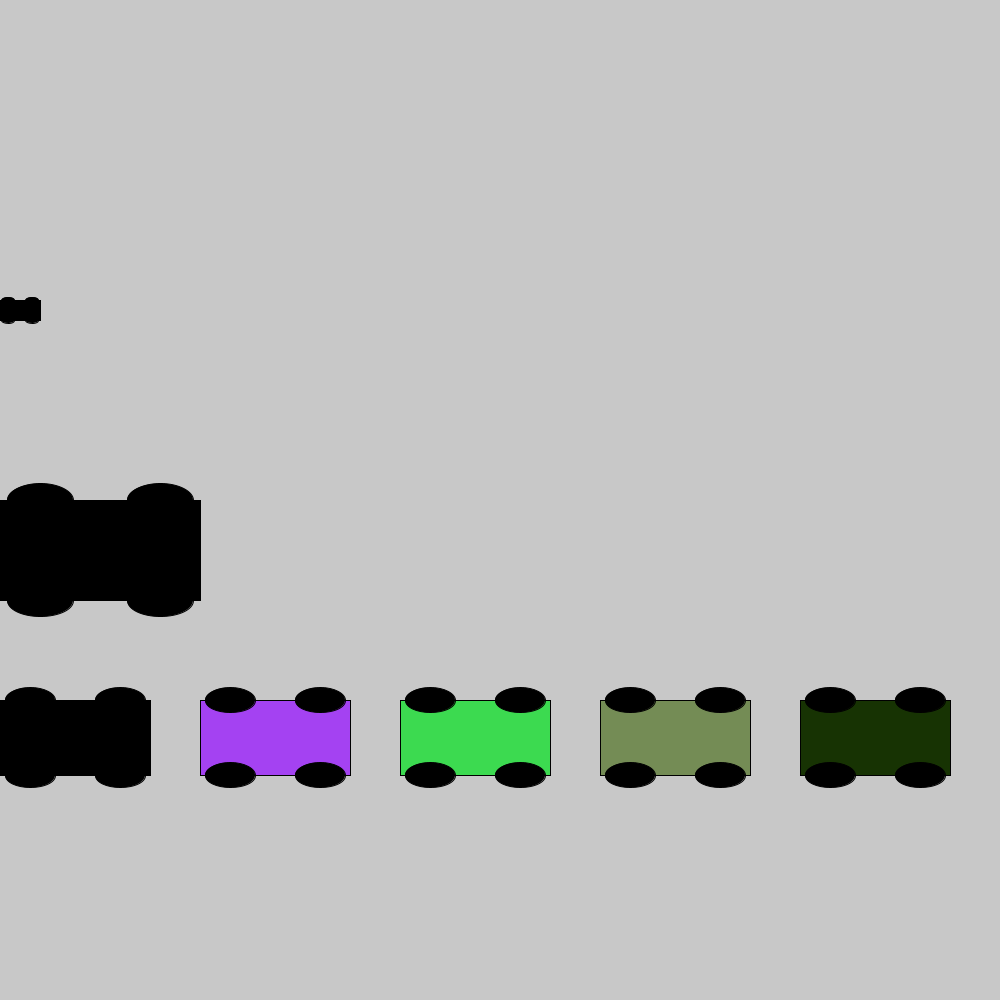
Frame 1 (no input)
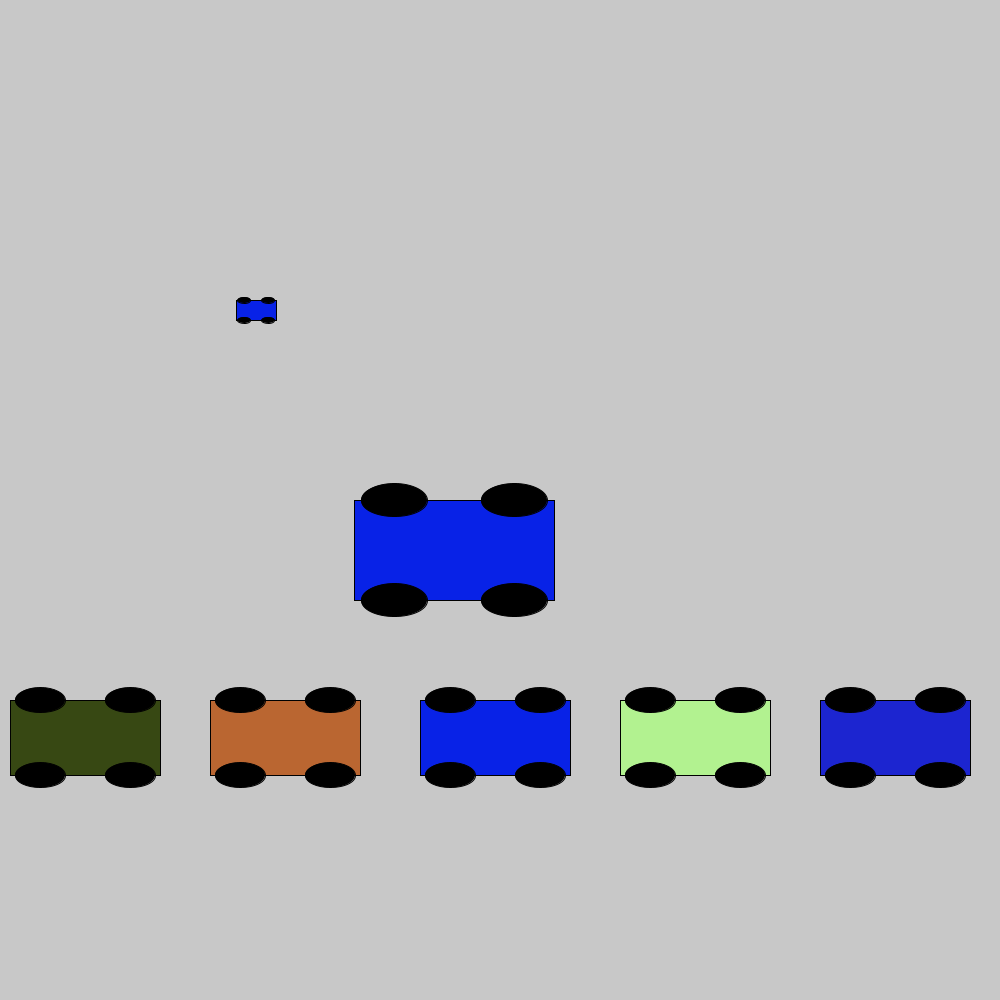
Frame 60 (the mouse pressed at the canvas centre just before this capture)
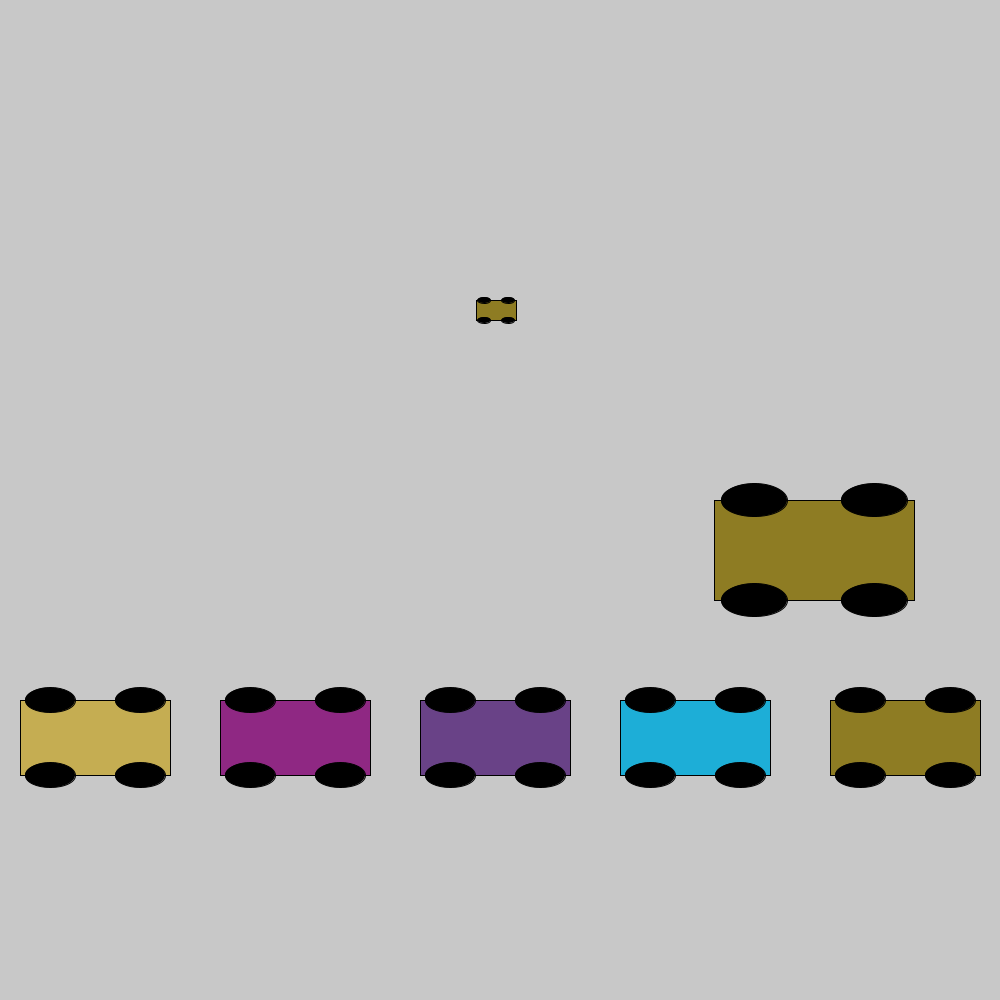
Frame 120 (the mouse held since frame 60 and released just before this capture)

The Processing sketch that drew these frames (run headless with seeded random() and noise(); from frame 60 on, the mouse is pressed at the canvas centre):

// Processing sketch: RaceCar
// ── RaceCar.pde
int nCars =5;
int [] xPos;
int x1;
int x2;
float r;
float g;
float b;

void setup() {
  size(1000, 1000);
  xPos =initRow(nCars);
}

void draw() {
  background(200);
  drawCar(x1, 500, 200);
  x1=moveCar(x1, 6);

  drawCar(x2, 300, 40);
  x2=moveCar(x2, 4);
  
  for(int i=0; i<nCars;i++){
  drawCar(xPos[i],700, 150);
    xPos[i] = moveCar(xPos[i],-10); 
    
    r=random(0,255);
    g=random(0,255);
    b=random(0,255);
    
    
  }
  
}


void drawCar(int x, int y, int size) {
  int w = size;
  int h = size/2;
  int wheelPos = size/5;

  fill(r,g,b);
  rect(x, y, w, h);
  fill(0);

  ellipse(x+wheelPos, y, size/3, size/6);
  ellipse(x+size-wheelPos, y, size/3, size/6);
  ellipse(x+wheelPos, y+h, size/3, size/6);
  ellipse(x+size-wheelPos, y+h, size/3, size/6);
}

int[] initRow(int n) {
  int [] positions = new int[n];
  for (int i=0; i<n; i++) {
    positions[i] = i*width/n;
  }
  return positions;
}

int moveCar(int x, int speed) {
  int newPos =x+speed;
  if (newPos>width) {
    newPos=0;
  } else if (newPos<0) {
    newPos =width;
  }
  return newPos;
}
